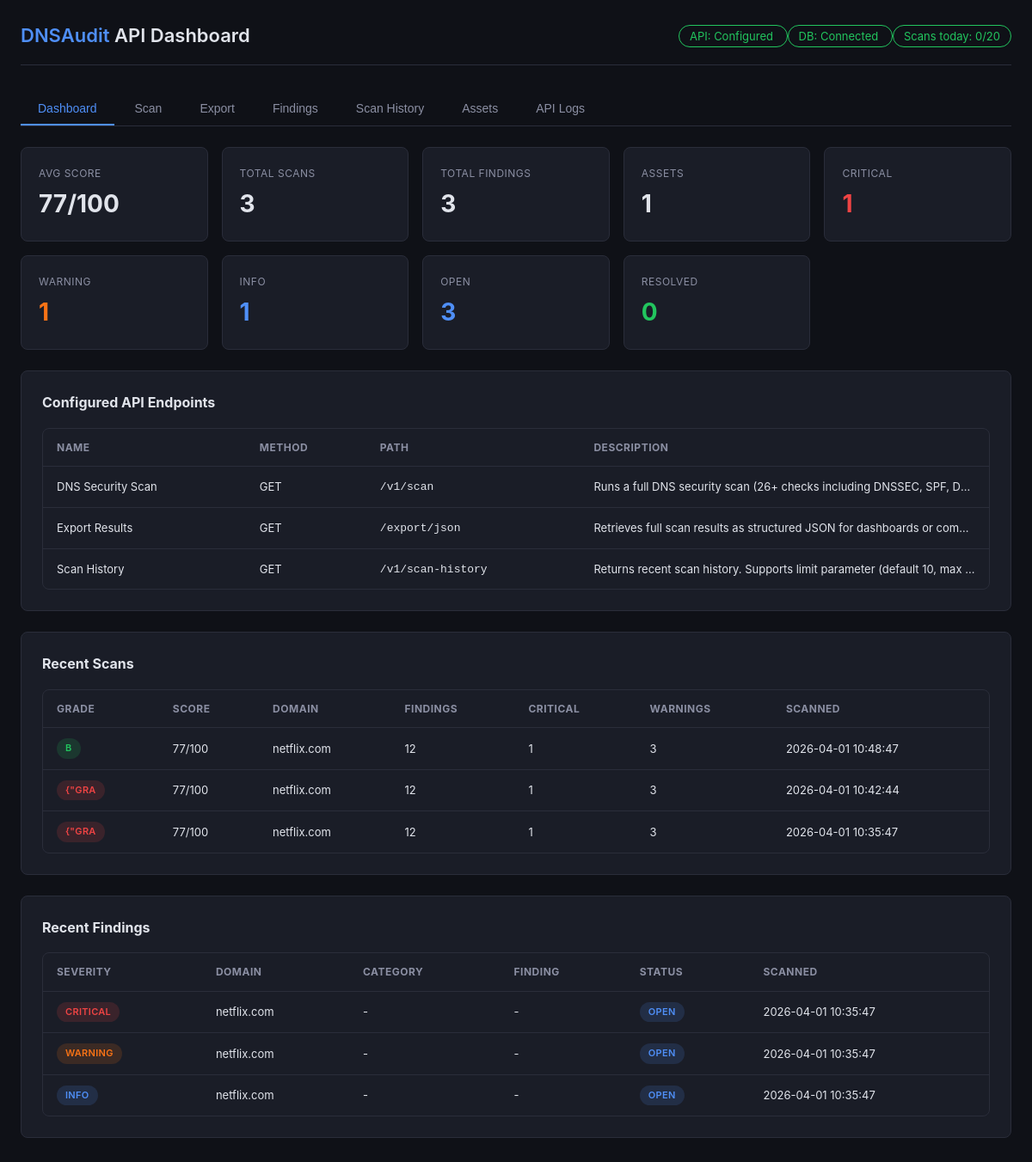
The page /DNSAuditAPI/index.php on the database its author committed.
### tables this page shows
CREATE TABLE `scan_summaries` (
  `id` int(10) UNSIGNED NOT NULL,
  `asset_id` int(10) UNSIGNED DEFAULT NULL,
  `domain` varchar(255) NOT NULL,
  `grade` varchar(5) DEFAULT NULL COMMENT 'Letter grade from DNSAudit (A+, A, B, etc.)',
  `score` smallint(5) UNSIGNED DEFAULT NULL COMMENT 'Security score out of 100',
  `subdomain_count` int(10) UNSIGNED DEFAULT NULL,
  `total_findings` int(10) UNSIGNED DEFAULT 0,
  `critical_count` int(10) UNSIGNED DEFAULT 0,
  `warning_count` int(10) UNSIGNED DEFAULT 0,
  `info_count` int(10) UNSIGNED DEFAULT 0,
  `scanned_at` datetime NOT NULL DEFAULT current_timestamp(),
  `raw_response` mediumtext DEFAULT NULL COMMENT 'Encrypted/base64 full API response',
  `created_at` datetime NOT NULL DEFAULT current_timestamp()
);

CREATE TABLE `scan_findings` (
  `id` int(10) UNSIGNED NOT NULL,
  `result_hash` varchar(64) NOT NULL COMMENT 'SHA-256 dedup key',
  `summary_id` int(10) UNSIGNED DEFAULT NULL,
  `asset_id` int(10) UNSIGNED DEFAULT NULL,
  `domain` varchar(255) NOT NULL,
  `severity` enum('critical','warning','info') NOT NULL DEFAULT 'info' COMMENT 'Severity from DNSAudit response',
  `category` varchar(100) DEFAULT NULL COMMENT 'Finding category (e.g. Email Authentication, DNSSEC, etc.)',
  `title` varchar(255) DEFAULT NULL COMMENT 'Short finding title',
  `description` text DEFAULT NULL COMMENT 'Detailed finding description',
  `recommendation` text DEFAULT NULL COMMENT 'Fix recommendation',
  `status` enum('open','triaged','resolved','ignored') NOT NULL DEFAULT 'open',
  `scanned_at` datetime NOT NULL DEFAULT current_timestamp(),
  `raw_payload` mediumtext DEFAULT NULL COMMENT 'Encrypted/base64 JSON of individual finding',
  `created_at` datetime NOT NULL DEFAULT current_timestamp(),
  `updated_at` datetime NOT NULL DEFAULT current_timestamp() ON UPDATE current_timestamp()
);

### DNSAuditAPI/src/DnsAuditClient.php (called while the page is built, shortened)
<?php
class DnsAuditClient
{
    private string $apiKey;
    public function __construct(array $config, ?PDO $db = null)
    {
        $api = $config['api'] ?? [];
        $this->apiKey = $api['api_key'] ?? '';
    }
    public function isConfigured(): bool
    {
        return !empty($this->apiKey) && $this->apiKey !== 'YOUR_DNSAUDIT_API_KEY';
    }
}

### DNSAuditAPI/src/Database.php (called while the page is built, shortened)
<?php
class Database
{
    public static function getDashboardStats(PDO $db): array
    {
        $stats = [];
        $stats['total_assets'] = (int) $db->query(
            'SELECT COUNT(*) FROM assets WHERE is_active = 1'
        )->fetchColumn();
        $stats['total_scans'] = (int) $db->query(
            'SELECT COUNT(*) FROM scan_summaries'
        )->fetchColumn();
        $stats['total_findings'] = (int) $db->query(
            'SELECT COUNT(*) FROM scan_findings'
        )->fetchColumn();
        $rows = $db->query(
            'SELECT severity, COUNT(*) AS cnt FROM scan_findings GROUP BY severity'
        )->fetchAll();
        $stats['by_severity'] = array_column($rows, 'cnt', 'severity');
        $rows = $db->query(
            'SELECT status, COUNT(*) AS cnt FROM scan_findings GROUP BY status'
        )->fetchAll();
        $stats['by_status'] = array_column($rows, 'cnt', 'status');
        $stats['recent_scans'] = $db->query(
            'SELECT s.*, a.asset AS asset_name
             FROM scan_summaries s
             LEFT JOIN assets a ON s.asset_id = a.id
             ORDER BY s.scanned_at DESC
             LIMIT 10'
        )->fetchAll();
        $stats['recent_findings'] = $db->query(
            'SELECT f.*, a.asset AS asset_name
             FROM scan_findings f
             LEFT JOIN assets a ON f.asset_id = a.id
             ORDER BY f.scanned_at DESC, f.created_at DESC
             LIMIT 10'
        )->fetchAll();
        $stats['avg_score'] = $db->query(
            'SELECT ROUND(AVG(score)) FROM scan_summaries WHERE score IS NOT NULL'
        )->fetchColumn() ?: 0;
        return $stats;
    }
    public static function getDailyApiUsage(PDO $db): int
    {
        return (int) $db->query(
            "SELECT COUNT(*) FROM api_logs
             WHERE endpoint = 'scan' AND DATE(created_at) = CURDATE()"
        )->fetchColumn();
    }
}

### DNSAuditAPI/config.php (called while the page is built)
<?php
return [
    'api' => [
        'base_url'    => 'https://dnsaudit.io/api',
        'api_key'     => 'dns_1hub4ftwfa9jm4j88x55jx',
        'timeout'     => 30,
        'max_retries' => 2,
    ],
    'rate_limits' => [
        'daily_scans'       => 20,
        'requests_per_min'  => 10,
    ],
    'endpoints' => [
        'scan' => [
            'method' => 'GET',
            'path'   => '/v1/scan',
            'label'  => 'DNS Security Scan',
            'description' => 'Runs a full DNS security scan (26+ checks including DNSSEC, SPF, DKIM, DMARC, zone transfer, vulnerability detection). Returns security score, grade, and detailed results.',
        ],
        'export' => [
            'method' => 'GET',
            'path'   => '/export/json',
            'label'  => 'Export Results',
            'description' => 'Retrieves full scan results as structured JSON for dashboards or compliance reports.',
        ],
        'history' => [
            'method' => 'GET',
            'path'   => '/v1/scan-history',
            'label'  => 'Scan History',
            'description' => 'Returns recent scan history. Supports limit parameter (default 10, max 100).',
        ],
    ],
    'db' => [
        'host'     => 'localhost',
        'port'     => 4306,
        'database' => 'dnsaudit_db',
        'username' => 'root',
        'password' => '',
        'charset'  => 'utf8mb4',
    ],
    'encryption' => [
        'method' => 'aes-256-cbc',
        'key'    => 'CHANGE_THIS_TO_A_RANDOM_32_BYTE_HEX_STRING',
    ],
];

### DNSAuditAPI/index.php (the view, shortened to what this page needs)
<?php
require_once __DIR__ . '/src/Database.php';
require_once __DIR__ . '/src/DnsAuditClient.php';
$config = require __DIR__ . '/config.php';
$endpoints = $config['endpoints'] ?? [];
$dbOk = false;
$stats = [];
$dailyUsage = 0;
$dailyLimit = $config['rate_limits']['daily_scans'] ?? 20;
try {
    $db = Database::connect($config['db']);
    $dbOk = true;
    $stats = Database::getDashboardStats($db);
    $dailyUsage = Database::getDailyApiUsage($db);
} catch (Throwable $e) {
    $dbError = $e->getMessage();
}
$client = new DnsAuditClient($config);
$apiConfigured = $client->isConfigured();
$severityStats = array_merge(
    ['critical' => 0, 'warning' => 0, 'info' => 0],
    $stats['by_severity'] ?? []
);
$statusStats = array_merge(
    ['open' => 0, 'triaged' => 0, 'resolved' => 0, 'ignored' => 0],
    $stats['by_status'] ?? []
);
?>
<!DOCTYPE html>
<html lang="en">
<head>
    <link rel="stylesheet" href="assets/style.css">
</head>
<body>
<div class="container">
    <div class="header">
        <h1><span>DNSAudit</span> API Dashboard</h1>
        <div>
            <span class="api-status <?= $apiConfigured ? 'connected' : 'error' ?>">
                API: <?= $apiConfigured ? 'Configured' : 'Not configured' ?>
            </span>
            <span class="api-status <?= $dbOk ? 'connected' : 'error' ?>">
                DB: <?= $dbOk ? 'Connected' : 'Error' ?>
            </span>
            <?php if ($dbOk): ?>
                <span class="api-status <?= $dailyUsage < $dailyLimit ? 'connected' : 'error' ?>">
                    Scans today: <?= $dailyUsage ?>/<?= $dailyLimit ?>
                </span>
            <?php endif; ?>
        </div>
    </div>
    <div class="tabs">
        <button class="tab active" data-tab="dashboard">Dashboard</button>
        <button class="tab" data-tab="scan">Scan</button>
        <button class="tab" data-tab="export">Export</button>
        <button class="tab" data-tab="findings">Findings</button>
        <button class="tab" data-tab="scans">Scan History</button>
        <button class="tab" data-tab="assets">Assets</button>
        <button class="tab" data-tab="logs">API Logs</button>
    </div>
    <div class="tab-panel active" id="tab-dashboard">
        <div class="stats-grid">
            <div class="stat-card">
                <div class="label">Avg Score</div>
                <div class="value"><?= $stats['avg_score'] ?? 0 ?>/100</div>
            </div>
            <div class="stat-card">
                <div class="label">Total Scans</div>
                <div class="value"><?= $stats['total_scans'] ?? 0 ?></div>
            </div>
            <div class="stat-card">
                <div class="label">Total Findings</div>
                <div class="value"><?= $stats['total_findings'] ?? 0 ?></div>
            </div>
            <div class="stat-card">
                <div class="label">Assets</div>
                <div class="value"><?= $stats['total_assets'] ?? 0 ?></div>
            </div>
            <div class="stat-card">
                <div class="label">Critical</div>
                <div class="value critical"><?= (int) $severityStats['critical'] ?></div>
            </div>
            <div class="stat-card">
                <div class="label">Warning</div>
                <div class="value high"><?= (int) $severityStats['warning'] ?></div>
            </div>
            <div class="stat-card">
                <div class="label">Info</div>
                <div class="value info"><?= (int) $severityStats['info'] ?></div>
            </div>
            <div class="stat-card">
                <div class="label">Open</div>
                <div class="value info"><?= (int) $statusStats['open'] ?></div>
            </div>
            <div class="stat-card">
                <div class="label">Resolved</div>
                <div class="value low"><?= (int) $statusStats['resolved'] ?></div>
            </div>
        </div>
        <?php if (!empty($endpoints)): ?>
            <div class="search-box">
                <h3>Configured API Endpoints</h3>
                <div class="table-wrap" style="margin-top: 12px;">
                    <table>
                        <thead>
                        <tr>
                            <th>Name</th>
                            <th>Method</th>
                            <th>Path</th>
                            <th>Description</th>
                        </tr>
                        </thead>
                        <tbody>
                        <?php foreach ($endpoints as $name => $endpoint): ?>
                            <tr>
                                <td><?= htmlspecialchars($endpoint['label'] ?? strtoupper((string) $name)) ?></td>
                                <td><?= htmlspecialchars(strtoupper((string) ($endpoint['method'] ?? 'GET'))) ?></td>
                                <td><code><?= htmlspecialchars((string) ($endpoint['path'] ?? '-')) ?></code></td>
                                <td><?= htmlspecialchars((string) ($endpoint['description'] ?? '-')) ?></td>
                            </tr>
                        <?php endforeach; ?>
                        </tbody>
                    </table>
                </div>
            </div>
        <?php endif; ?>
        <?php if (!empty($stats['recent_scans'])): ?>
            <div class="search-box">
                <h3>Recent Scans</h3>
                <div class="table-wrap" style="margin-top: 12px;">
                    <table>
                        <thead>
                        <tr>
                            <th>Grade</th>
                            <th>Score</th>
                            <th>Domain</th>
                            <th>Findings</th>
                            <th>Critical</th>
                            <th>Warnings</th>
                            <th>Scanned</th>
                        </tr>
                        </thead>
                        <tbody>
                        <?php foreach ($stats['recent_scans'] as $scan): ?>
                            <tr>
                                <td><span class="badge badge-<?= gradeClass($scan['grade'] ?? '') ?>"><?= htmlspecialchars($scan['grade'] ?? '-') ?></span></td>
                                <td><?= (int) ($scan['score'] ?? 0) ?>/100</td>
                                <td><?= htmlspecialchars($scan['domain']) ?></td>
                                <td><?= (int) $scan['total_findings'] ?></td>
                                <td><?= (int) $scan['critical_count'] ?></td>
                                <td><?= (int) $scan['warning_count'] ?></td>
                                <td><?= htmlspecialchars($scan['scanned_at'] ?? '-') ?></td>
                            </tr>
                        <?php endforeach; ?>
                        </tbody>
                    </table>
                </div>
            </div>
        <?php endif; ?>
        <?php if (!empty($stats['recent_findings'])): ?>
            <div class="search-box">
                <h3>Recent Findings</h3>
                <div class="table-wrap" style="margin-top: 12px;">
                    <table>
                        <thead>
                        <tr>
                            <th>Severity</th>
                            <th>Domain</th>
                            <th>Category</th>
                            <th>Finding</th>
                            <th>Status</th>
                            <th>Scanned</th>
                        </tr>
                        </thead>
                        <tbody>
                        <?php foreach ($stats['recent_findings'] as $f): ?>
                            <tr>
                                <?php
                                $severity = strtolower((string) ($f['severity'] ?? 'info'));
                                $severityClass = $severity === 'critical' ? 'critical' : ($severity === 'warning' ? 'high' : 'info');
                                ?>
                                <td><span class="badge badge-<?= htmlspecialchars($severityClass) ?>"><?= htmlspecialchars($severity) ?></span></td>
                                <td><?= htmlspecialchars($f['domain']) ?></td>
                                <td><?= htmlspecialchars($f['category'] ?? '-') ?></td>
                                <td title="<?= htmlspecialchars($f['title'] ?? '') ?>"><?= htmlspecialchars(truncateText((string) ($f['title'] ?? '-'), 70)) ?></td>
                                <td><span class="badge badge-<?= htmlspecialchars($f['status']) ?>"><?= htmlspecialchars($f['status']) ?></span></td>
                                <td><?= htmlspecialchars($f['scanned_at'] ?? '-') ?></td>
                            </tr>
                        <?php endforeach; ?>
                        </tbody>
                    </table>
                </div>
            </div>
        <?php endif; ?>
    </div>
</div>
</body>
</html>
<?php
function gradeClass(string $grade): string
{
    $g = strtoupper(trim($grade));
    if (str_starts_with($g, 'B')) return 'low';
    return 'critical';
}
function truncateText(string $text, int $maxLength): string
{
    if ($maxLength <= 3 || strlen($text) <= $maxLength) {
        return $text;
    }
    return substr($text, 0, $maxLength - 3) . '...';
}
?>

### rows shown on the page
scan_summaries: grade "B", score "77", domain "netflix.com", total_findings "12", critical_count "1", warning_count "3", scanned_at "2026-04-01 10:48:47"
scan_summaries: grade "{\"GRA", score "77", domain "netflix.com", total_findings "12", critical_count "1", warning_count "3", scanned_at "2026-04-01 10:42:44"
scan_summaries: grade "{\"GRA", score "77", domain "netflix.com", total_findings "12", critical_count "1", warning_count "3", scanned_at "2026-04-01 10:35:47"
scan_findings: severity "CRITICAL", domain "netflix.com", category "-", title "-", status "OPEN", scanned_at "2026-04-01 10:35:47"
scan_findings: severity "WARNING", domain "netflix.com", category "-", title "-", status "OPEN", scanned_at "2026-04-01 10:35:47"
scan_findings: severity "INFO", domain "netflix.com", category "-", title "-", status "OPEN", scanned_at "2026-04-01 10:35:47"

### other values the page prints
$dailyUsage "0"
$dailyLimit "20"
$stats['avg_score'] "77"
$stats['total_scans'] "3"
$stats['total_findings'] "3"
$stats['total_assets'] "1"
$severityStats['critical'] "1"
$severityStats['warning'] "1"
$severityStats['info'] "1"
$statusStats['open'] "3"
$statusStats['resolved'] "0"
$endpoint['label'] "DNS Security Scan"
$endpoint['method'] "GET"
$endpoint['path'] "/v1/scan"
$endpoint['description'] "Runs a full DNS security scan (26+ checks including DNSSEC, SPF, D…"
